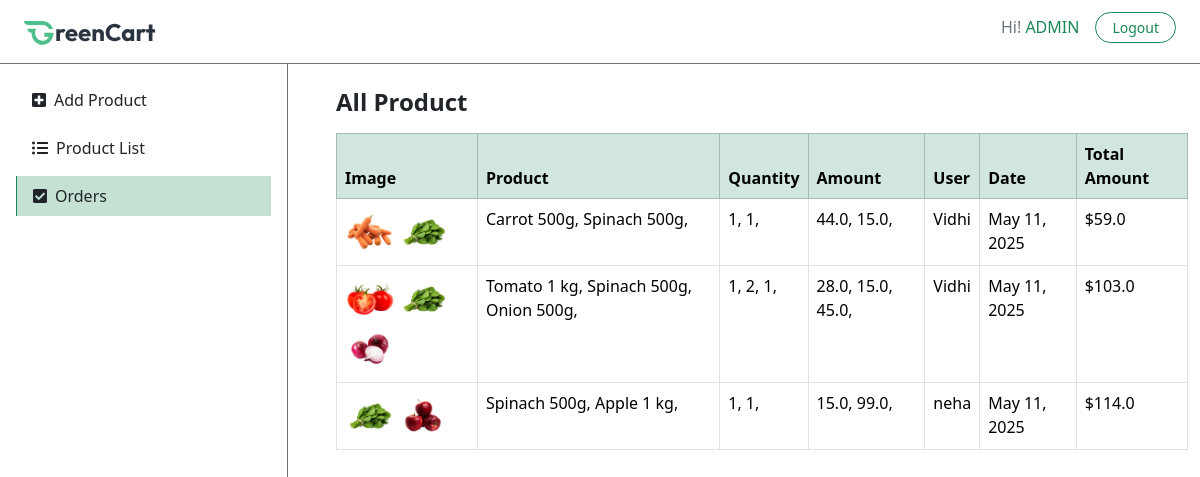
Page /order_list/ (signed in) on the committed database.
### Egrossery/models.py (models this page shows, shortened)
class OrderItem(models.Model):
    order = models.ForeignKey(Order, related_name='items', on_delete=models.CASCADE)
    product = models.ForeignKey(Product, on_delete=models.SET_NULL, null=True)
    quantity = models.IntegerField()
    price = models.FloatField()

class Product(models.Model):
    image1 =  models.ImageField(upload_to='product_image')
    image2 =  models.ImageField(upload_to='product_image')
    image3 =  models.ImageField(upload_to='product_image')
    name = models.CharField(max_length=100)
    description = models.TextField()
    category = models.ForeignKey(category, on_delete=models.CASCADE)
    price = models.FloatField()

class Order(models.Model):
    user = models.ForeignKey(User, on_delete=models.CASCADE)
    address = models.TextField()
    phone = models.CharField(max_length=15)
    date = models.DateField(auto_now_add=True)
    total_amount = models.FloatField()

### Egrossery/views.py (the view)
# urls.py: path('order_list/', views.order_list, name='order_list'),
@staff_member_required
def order_list(request):
    orders = Order.objects.select_related('user').order_by('-date')
    return render(request, 'admin/order_list.html', {'orders': orders, 'active_page': 'odr'})

### templates/admin/order_list.html (shortened to what this page needs)
{% extends "admin/layout.html" %}
{% block content %}
    <section class="ps-5 pt-4 mb-5 w-75">
        <h2 class="text-dark fs-4 fw-semibold mb-3">All Product</h2>
        {% if orders %}
            <table class="table table-bordered table-hover">
                <thead class="table-success">
                <tr>
                    <th>Image</th>
                    <th>Product</th>
                    <th>Quantity</th>
                    <th>Amount</th>
                    <th>User</th>
                    <th>Date</th>
                    <th>Total Amount</th>
                </tr>
                </thead>
                <tbody>
                {% for order in orders %}
                    <tr>
                        <td>
                            {% for item in order.items.all %}
                                <img src="{{ item.product.image1.url }}" width="50" height="50" alt="{{ item.product.name }}">
                            {% endfor %}
                        </td>
                        <td>
                            {% for item in order.items.all %}
                                <span>{{ item.product.name }}, </span>
                            {% endfor %}
                        </td>
                        <td>
                            {% for item in order.items.all %}
                                <span>{{ item.quantity }}, </span>
                            {% endfor %}
                        </td>
                        <td>
                            {% for item in order.items.all %}
                                <span>{{ item.price }}, </span>
                            {% endfor %}
                        </td>
                        <td>{{ order.user.username }}</td>
                        <td>{{ order.date }}</td>
                        <td>${{ order.total_amount }}</td>
                    </tr>
                {% endfor %}
                </tbody>
            </table>
        {% else %}
            <p>No orders found.</p>
        {% endif %}
    </section>
{% endblock %}

### templates/admin/layout.html (shortened to what this page needs)
<!DOCTYPE html>
<html lang="en">
<head>
    <link href="https://cdn.jsdelivr.net/npm/bootstrap@5.3.3/dist/css/bootstrap.min.css" rel="stylesheet" />
    <link href="https://cdnjs.cloudflare.com/ajax/libs/font-awesome/5.15.3/css/all.min.css" rel="stylesheet" />
    {% load static %}
</head>
<body>
    <header class="d-flex justify-content-between align-items-center border-bottom border-secondary px-4"
        style="height: 64px;">
        <div class="d-flex align-items-center position-relative">
            <a href="{% url "home" %}">
                <img src="{% static "greencart_assets/logo.svg" %}" alt="GreenCart logo icon with green color" class="">
            </a>
        </div>
        <div class="d-flex align-items-center gap-3 text-secondary small">
            <h6>Hi!
                <span class='text-uppercase text-success'>{{ user.username }}</span>
            </h6>
            <a href="{% url "logout_dash" %}" type="button" class="btn btn-outline-success btn-sm rounded-pill px-3 py-1 mb-2">Logout</a>
        </div>
    </header>
    <main class="d-flex" style="min-height: calc(100vh - 64px);">
        <nav id="sidebar" class="border-end border-secondary p-3" style="width: 18rem;">
            <a href="{% url 'admin_dash' %}"
                class="nav-link d-flex align-items-center gap-2 px-3 py-2 text-dark
                {% if active_page == 'add' %}bg-success bg-opacity-25 border-start border-success fw-medium{% endif %}">
                <i class="fas fa-plus-square"></i> Add Product
            </a>
            <a href="{% url 'product_list' %}"
                class="nav-link d-flex align-items-center gap-2 px-3 py-2 text-dark mt-2
                {% if active_page == 'list' %}bg-success bg-opacity-25 border-start border-success fw-medium{% endif %}">
                <i class="fas fa-list-ul"></i> Product List
            </a>
            <a href="{% url "order_list" %}"
                class="nav-link d-flex align-items-center gap-2 px-3 py-2 text-dark mt-2
                {% if active_page == 'odr' %}bg-success bg-opacity-25 border-start border-success fw-medium{% endif %}">
                <i class="fas fa-check-square"></i> Orders
            </a>
        </nav>
        {% block content %}
        {% endblock content %}
    </main>
</body>
</html>

### rows in the picture
Order: user.username "Vidhi", date "May 11, 2025", total_amount "59.0"
OrderItem: product.image1 (picture), product.name "Carrot 500g", quantity "1", price "44.0"
OrderItem: product.image1 (picture), product.name "Spinach 500g", quantity "1", price "15.0"
Order: user.username "Vidhi", date "May 11, 2025", total_amount "103.0"
OrderItem: product.image1 (picture), product.name "Tomato 1 kg", quantity "1", price "28.0"
OrderItem: product.image1 (picture), product.name "Spinach 500g", quantity "2", price "15.0"
OrderItem: product.image1 (picture), product.name "Onion 500g", quantity "1", price "45.0"
Order: user.username "neha", date "May 11, 2025", total_amount "114.0"
OrderItem: product.image1 (picture), product.name "Spinach 500g", quantity "1", price "15.0"
OrderItem: product.image1 (picture), product.name "Apple 1 kg", quantity "1", price "99.0"

### other values in the picture
{{ user.username }} "ADMIN"
